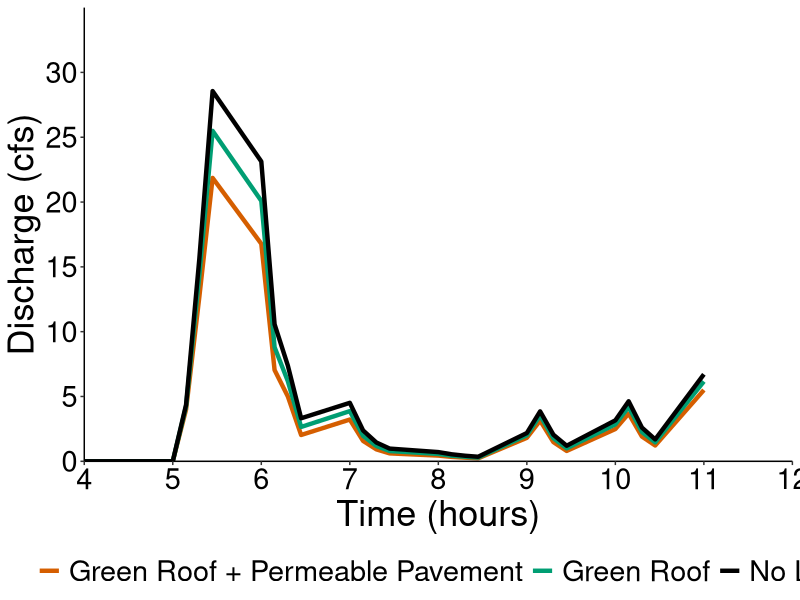
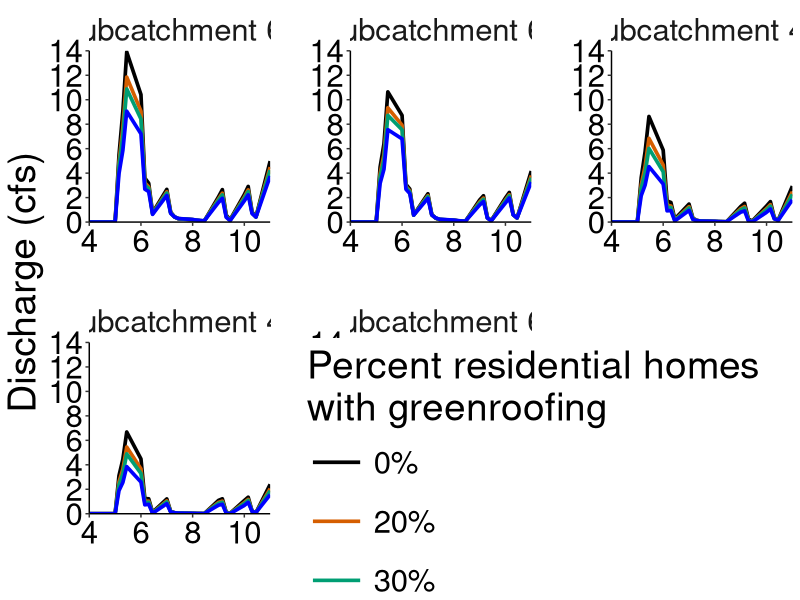
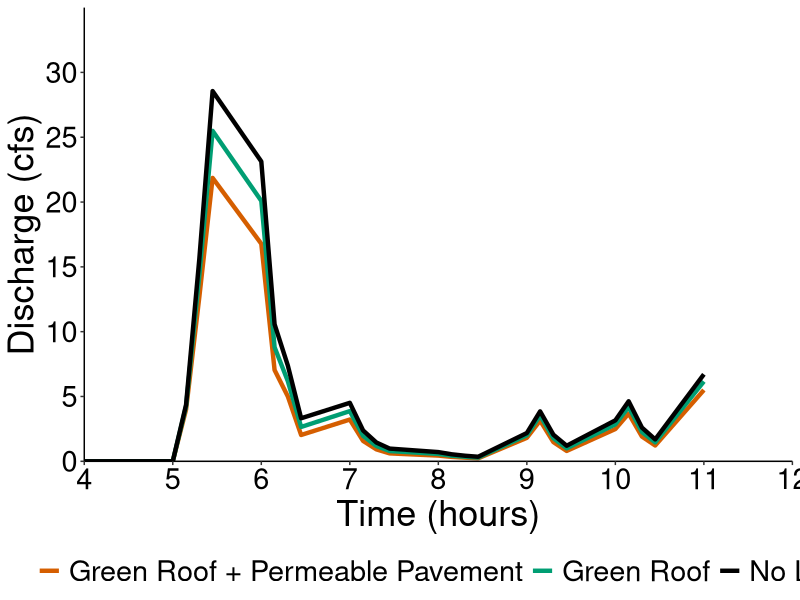
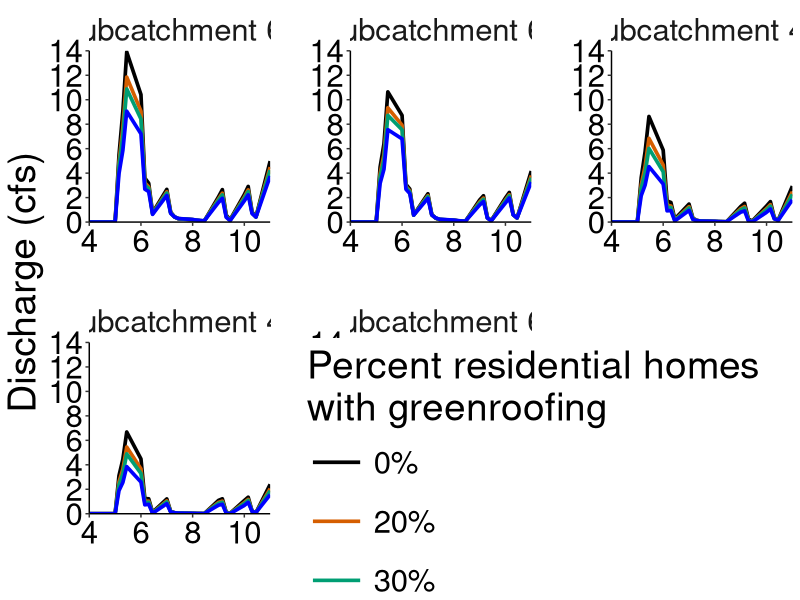

Generate these figures, in order, with R:
## ---- chunk 1
knitr::opts_chunk$set(echo = TRUE)
library(tidyverse) #For data wrangling
library(here)
library(kableExtra) # for tables
## ---- chunk 2
#read in data
subcatch_78runoff <- read.csv(here("LID_Graphs", "subcatchment78_LID_runoff.csv"))
wailupe_greenroof_top5 <- read.csv(here("LID_Graphs", "wailupe_greenroof_top5.csv"))
## ---- chunk 3
#Create graph for subcatchment 78 runoff 

cbp2 <- c("#D55E00","#009E73", "#000000")

runoff_78 <- ggplot(subcatch_78runoff, aes(x=time, y = runoff_cfs, color = lid_type)) + 
  geom_line(aes(color=lid_type), size= 1.5)+
  theme_classic()+
  labs(x="Time (hours)", y="Discharge (cfs)")+
  scale_y_continuous(limits= c(0,35), breaks= seq(0,30, by= 5),expand= c(0,0))+
  scale_x_continuous(limits= c(4,12), breaks= seq(0,12, by= 1),expand= c(0,0))+
  theme(legend.title = element_blank())+
  theme(legend.position="bottom") +
  scale_colour_manual(labels = c("Green Roof + Permeable Pavement", "Green Roof", "No LID"), values= cbp2) +
  theme(text=element_text(color="black"),axis.text=element_text(color="black")) +
  theme(text = element_text(size =26))

runoff_78

ggsave("lid_runoff_78.png", runoff_78, width = 16, height = 10, units = "in" )
  
## ---- chunk 4
# graph green roof scenarios for top 5 runoff hotspots 

cbp2 <- c("#000000","#D55E00","#009E73", 'blue')

top5 <- ggplot(wailupe_greenroof_top5, aes(x=time, y = runoff_cfs, color = perc_greenroof)) + 
  geom_line(aes(color=perc_greenroof), size= 1.25)+
  theme_classic() +
  facet_wrap(~factor(subcatchment, levels=c('Subcatchment 67','Subcatchment 68','Subcatchment 45','Subcatchment 47', 'Subcatchment 60')), scales = "free")+ # arrange by 67, 68, 45, 47, 60  
  labs(x="Time (hours)", y="Discharge (cfs)")+
  scale_y_continuous(limits= c(0,14), breaks= seq(0,14, by= 2),expand= c(0,0))+
  scale_x_continuous(limits= c(4,11), breaks= seq(4,11, by= 2),expand= c(0,0))+
  theme(panel.spacing.x = unit(10, "mm"), 
        panel.spacing.y= unit(10, "mm"),
        strip.background = element_blank()) +
  theme(legend.position="right") +
  scale_colour_manual(labels = c("0%", "20%", "30%", "50%"), values= cbp2, name = "Percent residential homes \nwith greenroofing") +
  theme(text=element_text(color="black"),axis.text=element_text(color="black")) +
  theme(text = element_text(size =28)) + 
  theme(
    legend.position = c(.98, .38),
    legend.justification = c("right", "top"),
    legend.box.just = "right",
    legend.margin = margin(6, 6, 6, 6), 
    legend.key.size = unit(1.5, "cm"),
    legend.title=element_text(size=28)) 

top5

ggsave("top5.png", top5, width = 20, height = 10, units = "in")

## ---- chunk 5
## read in each percent green roof
wailupe_greenroof_20perc <- read.csv(here("LID_Graphs", "wailupe_green_roofs_20percentresults.csv"))
wailupe_greenroof_30perc <- read.csv(here("LID_Graphs", "wailupe_green_roofs_30percentresults.csv"))
wailupe_greenroof_50perc <- read.csv(here("LID_Graphs", "wailupe_green_roofs_50percentresults.csv"))
## ---- chunk 6
wailupe_greenroof_20perc_table <- wailupe_greenroof_20perc %>% 
  arrange(desc(Runoff.Coefficient)) %>%  
  kable(col.names=c("Subcatchment","Total Runoff (10$^{6}$ gal)", "Peak Runoff (cfs)", "Runoff Coefficient")) %>%
  kable_styling(bootstrap_options = "striped")

wailupe_greenroof_20perc_table


wailupe_greenroof_30perc_table <- wailupe_greenroof_30perc %>% 
  arrange(desc(Runoff.Coefficient)) %>%  
  kable(col.names=c("Subcatchment","Total Runoff (10$^{6}$ gal)", "Peak Runoff (cfs)", "Runoff Coefficient")) %>%
  kable_styling(bootstrap_options = "striped")

wailupe_greenroof_30perc_table

wailupe_greenroof_50perc_table <- wailupe_greenroof_50perc %>% 
  arrange(desc(Runoff.Coefficient)) %>%  
  kable(col.names=c("Subcatchment","Total Runoff (10$^{6}$ gal)", "Peak Runoff (cfs)", "Runoff Coefficient")) %>%
  kable_styling(bootstrap_options = "striped")

wailupe_greenroof_50perc_table
